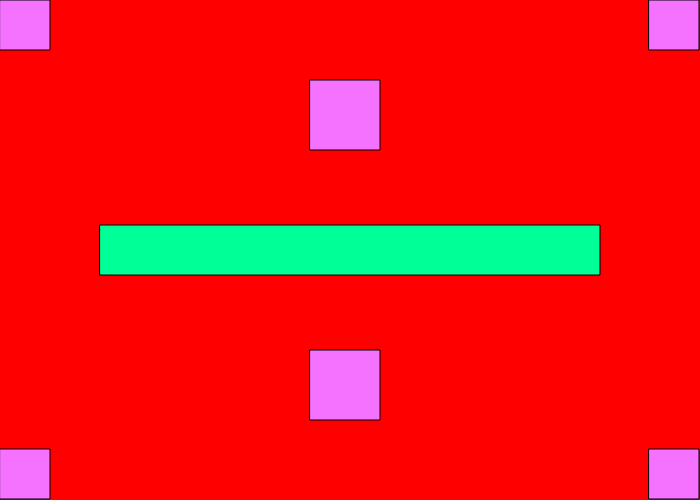
Frame 1 (no input)
Frame 60 (no input): identical to frame 1, image omitted
Frame 120 (the mouse pressed at the canvas centre since frame 60): identical to frame 1, image omitted

The p5.js sketch that drew this single still picture (run headless with seeded random() and noise() and a simulated clock; from frame 60 on, the mouse is pressed at the canvas centre):

// p5.js sketch
// ── sketch.js
function setup()
{
  //create a drawing service 700px wide, 500px tall
  createCanvas(700,500);

}

function draw()
{
  //create a background using RGB values
  background(255,0,0)

  // change the paint brush to a specific color according to RGB values
  fill(245,113,290);

  // create a rectangle at x,y coordinates 10,10 with length x height at 100 x 50
  rect(310,80,70,70);
  rect(310,350,70,70);
  rect(649,0,50,50);
  rect(0,0,50,50);

  fill(0,255,150);
  rect(100,500/2-50/2,500,50);

  fill(245,113,290)
  rect(0,449,50,50);
  rect(649,449,50,50);


}
